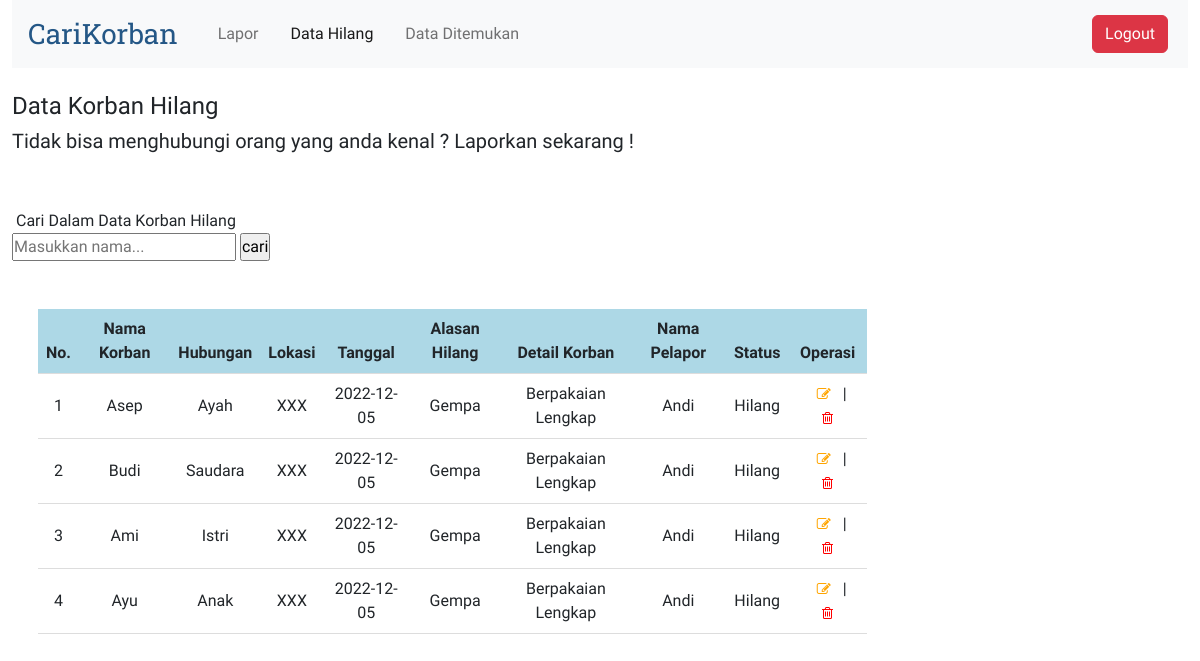
The page /views/datahilang.php on the database its author committed.
### tables this page shows
CREATE TABLE `korban` (
  `idx` int(11) NOT NULL,
  `nama_korban` varchar(30) NOT NULL,
  `hubungan` varchar(10) NOT NULL,
  `lokasi` varchar(20) NOT NULL,
  `tanggal` varchar(30) NOT NULL,
  `alasan_hilang` varchar(30) NOT NULL,
  `detail` varchar(255) NOT NULL,
  `nama_pelapor` varchar(30) NOT NULL,
  `telepon` varchar(30) NOT NULL,
  `email` varchar(30) NOT NULL,
  `status` varchar(30) NOT NULL
);

### connection.php (called while the page is built)
<?php
abstract class Connection{
    protected function get_connection(){
        $host = "localhost";
        $database = "carikorban";
        $username = "root";
        $password = "";
        $connect = new mysqli($host, $username, $password, $database);
        return $connect;
    }
}

### models/korban.php (called while the page is built, shortened)
<?php
include '..\connection.php';
class Korban extends Connection
{
    protected $conn;
    public function __construct()
    {
        $this->conn = $this->get_connection();
    }
    public function tampil_data()
    {
        $sql = "SELECT * FROM korban";
        $bind = $this->conn->query($sql);
        while ($obj = $bind->fetch_object()) {
            $baris[] = $obj;
        }
        if (!empty($baris)) {
            return $baris;
        }
    }
}

### views/datahilang.php (the view, shortened to what this page needs)
<?php
include '..\models\korban.php';
$model = new Korban();
$index = 1;
?>
<!doctype html>
<html lang="en">
<head>
    <link rel="stylesheet" href="https://cdnjs.cloudflare.com/ajax/libs/font-awesome/4.7.0/css/font-awesome.min.css">
    <link href="https://cdn.jsdelivr.net/npm/bootstrap@5.2.3/dist/css/bootstrap.min.css" rel="stylesheet">
</head>
<body>
    <nav class="navbar navbar-expand-lg bg-light">
        <div class="container-fluid">
            <a class="navbar-brand logo" href="#">CariKorban</a>
            <div class="collapse navbar-collapse" id="navbarCollapse">
                <ul class="navbar-nav me-auto mb-2 mb-lg-0">
                    <li class="nav-item">
                        <a class="nav-link" aria-current="page" href="lapor.php">Lapor</a>
                    </li>
                    <li class="nav-item">
                        <a class="nav-link active" href="datahilang.php">Data Hilang</a>
                    </li>
                    <li class="nav-item">
                        <a class="nav-link" href="dataditemukan.php">Data Ditemukan</a>
                    </li>
                </ul>
                <a href="logout.php"><button type="button" class="d-flex btn btn-danger my-2 my-sm-0">Logout</button></a>
            </div>
        </div>
    </nav>
    <br>
    <h4>Data Korban Hilang</h4>
    <h5>Tidak bisa menghubungi orang yang anda kenal ? Laporkan sekarang !</h5>
    <br><br>
    <form action="datahilang.php" method="get">
            <label>Cari Dalam Data Korban Hilang</label>
            <br>
            <input type="text" name="cari" placeholder="Masukkan nama...">
            <input type="submit" value="cari">
        </form>
        <br><br>
    <table border="1">
    <table class="table align-middle mb-0 bg-white">
        <thead style="background-color: lightblue;">
            <tr>
                <th>No.</th>
                <th>Nama Korban</th>
                <th>Hubungan</th>
                <th>Lokasi</th>
                <th>Tanggal</th>
                <th>Alasan Hilang</th>
                <th>Detail Korban</th>
                <th>Nama Pelapor</th>
                <th>Status</th>
                <th>Operasi</th>
            </tr>
        </thead>
        <tbody>
            <?php
            $result = $model->tampil_data();
            if (!empty($result)) {
                foreach ($result as $data) :
                    if ($data->status == 'Hilang') { ?>
                        <tr>
                            <td>
                                <?= $index++ ?>
                            </td>
                            <td>
                                <?= $data->nama_korban ?>
                            </td>
                            <td>
                                <?= $data->hubungan ?>
                            </td>
                            <td>
                                <?= $data->lokasi ?>
                            </td>
                            <td>
                                <?= $data->tanggal ?>
                            </td>
                            <td>
                                <?= $data->alasan_hilang ?>
                            </td>
                            <td>
                                <?= $data->detail ?>
                            </td>
                            <td>
                                <?= $data->nama_pelapor ?>
                            </td>
                            <td>
                                <?= $data->status ?>
                            </td>
                            <td>
                                <a name="edit" id="edit" href="edit.php?idx=<?= $data->idx ?>"><i class="fa fa-edit" style="font-size:14px;color:orange"></i></a>
                                |
                                <a name="hapus" id="hapus" href="..\models\process.php?idx=<?= $data->idx ?>"><i class="fa fa-trash-o" style="font-size:14px;color:red"></i></a>
                            </td>
                        </tr>
                <?php }
                endforeach;
            } else { ?>
                <tr>
                    <td colspan="9">Belum ada data korban hilang.</td>
                </tr>
            <?php } ?>
        </tbody>
    </table>
</body>
</html>

### views/datahilang.php (style rules this page uses)
*, html, body { margin: 0 4px; padding: 0; }
body { font-family: 'Readex Pro'; }
a { text-decoration: none; }
.logo { font-family: 'Roboto Slab'; font-size: 28px; color: #245786; }
.table { width: 70%; text-align: center; border-bottom: 1px solid #ddd; border-collapse: collapse; margin: 0 30px; }

### rows shown on the page
korban: nama_korban "Asep", hubungan "Ayah", lokasi "XXX", tanggal "2022-12-05", alasan_hilang "Gempa", detail "Berpakaian Lengkap", nama_pelapor "Andi", status "Hilang"
korban: nama_korban "Budi", hubungan "Saudara", lokasi "XXX", tanggal "2022-12-05", alasan_hilang "Gempa", detail "Berpakaian Lengkap", nama_pelapor "Andi", status "Hilang"
korban: nama_korban "Ami", hubungan "Istri", lokasi "XXX", tanggal "2022-12-05", alasan_hilang "Gempa", detail "Berpakaian Lengkap", nama_pelapor "Andi", status "Hilang"
korban: nama_korban "Ayu", hubungan "Anak", lokasi "XXX", tanggal "2022-12-05", alasan_hilang "Gempa", detail "Berpakaian Lengkap", nama_pelapor "Andi", status "Hilang"
